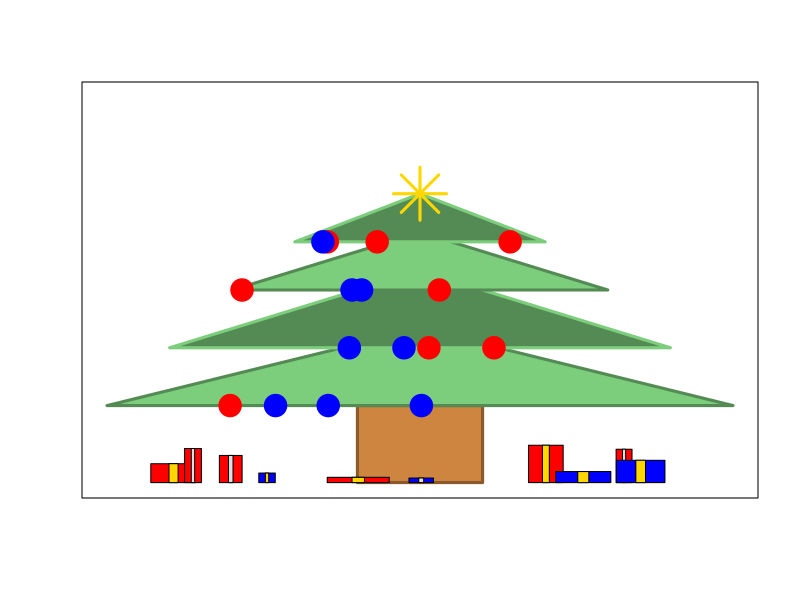

This figure's R source:
#I saw from FB. Lost the original ref.
plot(1:10,1:10,xlim=c(-5,5),ylim=c(0,10),type="n",xlab="",ylab="",xaxt="n",yaxt="n")
rect(-1,0,1,2,col="tan3",border="tan4",lwd=3)
polygon(c(-5,0,5),c(2,4,2),col="palegreen3",border="palegreen4",lwd=3)
polygon(c(-4,0,4),c(3.5,5.5,3.5),col="palegreen4",border="palegreen3",lwd=3)
polygon(c(-3,0,3),c(5,6.5,5),col="palegreen3",border="palegreen4",lwd=3)
polygon(c(-2,0,2),c(6.25,7.5,6.25),col="palegreen4",border="palegreen3",lwd=3)
points(x=runif(4,-5,5),y=rep(2,4),col=sample(c("blue","red"),size=4,replace=T),cex=3,pch=19)
points(x=runif(4,-4,4),y=rep(3.5,4),col=sample(c("blue","red"),size=4,replace=T),cex=3,pch=19)       
points(x=runif(4,-3,3),y=rep(5,4),col=sample(c("blue","red"),size=4,replace=T),cex=3,pch=19)
points(x=runif(4,-2,2),y=rep(6.25,4),col=sample(c("blue","red"),size=4,replace=T),cex=3,pch=19)
points(0,7.5,pch=8,cex=5,col="gold",lwd=3)
xPres = runif(10,-4.5,4.5)
xWidth = runif(10,0.1,0.5)
xHeight=runif(10,0,1)
for(i in 1:10){
  
  rect(xPres[i]-xWidth[i],0,xPres[i]+xWidth[i],xHeight[i],col=sample(c("blue","red"),size=1))
  
  rect(xPres[i]-0.2*xWidth[i],0,xPres[i]+0.2*xWidth[i],xHeight[i],col=sample(c("gold","grey87"),size=1))
  
}
